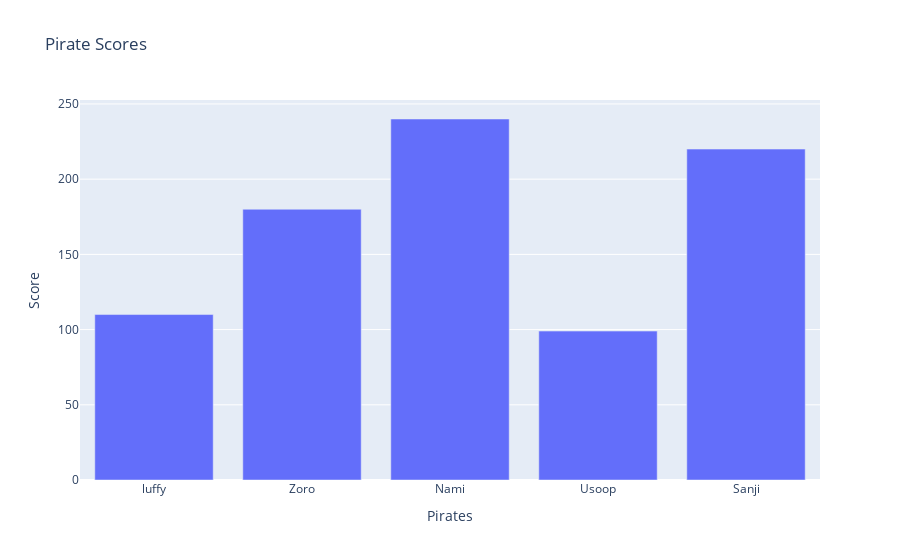

Notebook cell for this chart:
### Code cell
# plotyly syntax is different then matplotlib
# check features like zoom, box select, autoscale, reset axes, plotly logomark

graph = go.Figure()
graph.add_trace(go.Bar(x = x1, y = y1))

graph.update_layout(title = "Pirate Scores",
                    xaxis_title = "Pirates",
                    yaxis_title = "Score")

### Figure 1 — Plotly figure (JSON) as saved in the notebook; plotly's stock layout.template omitted (floating-point values rounded to 4 significant figures)
{"data": [{"type": "bar", "x": ["luffy", "Zoro", "Nami", "Usoop", "Sanji"], "y": [110, 180, 240, 99, 220]}], "layout": {"title": {"text": "Pirate Scores"}, "xaxis": {"title": {"text": "Pirates"}}, "yaxis": {"title": {"text": "Score"}}}}
